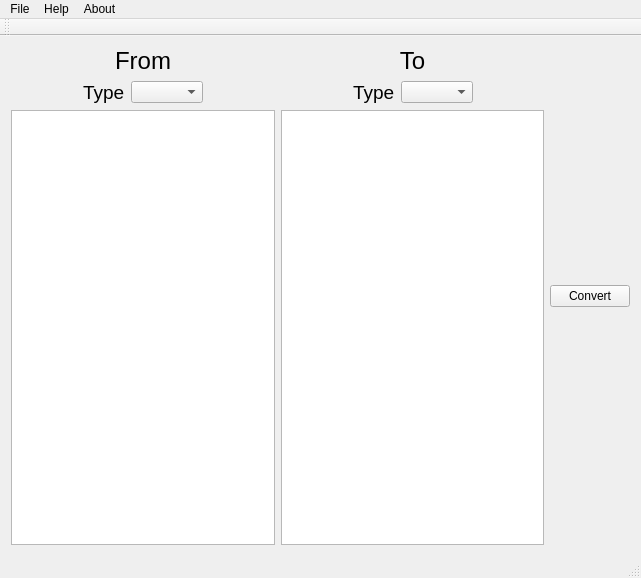
<?xml version="1.0" encoding="UTF-8"?>
<ui version="4.0">
 <class>MainWindow</class>
 <widget class="QMainWindow" name="MainWindow">
  <property name="geometry">
   <rect>
    <x>0</x>
    <y>0</y>
    <width>641</width>
    <height>578</height>
   </rect>
  </property>
  <property name="windowTitle">
   <string>MainWindow</string>
  </property>
  <widget class="QWidget" name="centralWidget">
   <layout class="QHBoxLayout" name="horizontalLayout_3">
    <item>
     <layout class="QVBoxLayout" name="verticalLayout">
      <item>
       <widget class="QLabel" name="FromLabel">
        <property name="text">
         <string>&lt;html&gt;&lt;head/&gt;&lt;body&gt;&lt;p align=&quot;center&quot;&gt;&lt;span style=&quot; font-size:18pt;&quot;&gt;From&lt;/span&gt;&lt;/p&gt;&lt;/body&gt;&lt;/html&gt;</string>
        </property>
       </widget>
      </item>
      <item>
       <layout class="QHBoxLayout" name="horizontalLayout">
        <item>
         <spacer name="horizontalSpacer">
          <property name="orientation">
           <enum>Qt::Horizontal</enum>
          </property>
          <property name="sizeHint" stdset="0">
           <size>
            <width>40</width>
            <height>20</height>
           </size>
          </property>
         </spacer>
        </item>
        <item>
         <widget class="QLabel" name="TypeFromLabel">
          <property name="text">
           <string>&lt;html&gt;&lt;head/&gt;&lt;body&gt;&lt;p&gt;&lt;span style=&quot; font-size:14pt;&quot;&gt;Type&lt;/span&gt;&lt;/p&gt;&lt;/body&gt;&lt;/html&gt;</string>
          </property>
         </widget>
        </item>
        <item>
         <widget class="QComboBox" name="FromTypeComboBox"/>
        </item>
        <item>
         <spacer name="horizontalSpacer_2">
          <property name="orientation">
           <enum>Qt::Horizontal</enum>
          </property>
          <property name="sizeHint" stdset="0">
           <size>
            <width>40</width>
            <height>20</height>
           </size>
          </property>
         </spacer>
        </item>
       </layout>
      </item>
      <item>
       <widget class="QPlainTextEdit" name="FromPlainTextEdit"/>
      </item>
     </layout>
    </item>
    <item>
     <layout class="QVBoxLayout" name="verticalLayout_2">
      <item>
       <widget class="QLabel" name="ToLabel">
        <property name="text">
         <string>&lt;html&gt;&lt;head/&gt;&lt;body&gt;&lt;p align=&quot;center&quot;&gt;&lt;span style=&quot; font-size:18pt;&quot;&gt;To&lt;/span&gt;&lt;/p&gt;&lt;/body&gt;&lt;/html&gt;</string>
        </property>
       </widget>
      </item>
      <item>
       <layout class="QHBoxLayout" name="horizontalLayout_2">
        <item>
         <spacer name="horizontalSpacer_3">
          <property name="orientation">
           <enum>Qt::Horizontal</enum>
          </property>
          <property name="sizeHint" stdset="0">
           <size>
            <width>40</width>
            <height>20</height>
           </size>
          </property>
         </spacer>
        </item>
        <item>
         <widget class="QLabel" name="ToTypeLabel">
          <property name="text">
           <string>&lt;html&gt;&lt;head/&gt;&lt;body&gt;&lt;p&gt;&lt;span style=&quot; font-size:14pt;&quot;&gt;Type&lt;/span&gt;&lt;/p&gt;&lt;/body&gt;&lt;/html&gt;</string>
          </property>
         </widget>
        </item>
        <item>
         <widget class="QComboBox" name="ToTypeComboBox"/>
        </item>
        <item>
         <spacer name="horizontalSpacer_4">
          <property name="orientation">
           <enum>Qt::Horizontal</enum>
          </property>
          <property name="sizeHint" stdset="0">
           <size>
            <width>40</width>
            <height>20</height>
           </size>
          </property>
         </spacer>
        </item>
       </layout>
      </item>
      <item>
       <widget class="QPlainTextEdit" name="ToPlainTextEdit"/>
      </item>
     </layout>
    </item>
    <item>
     <widget class="QPushButton" name="ConvertPushButton">
      <property name="text">
       <string>Convert</string>
      </property>
     </widget>
    </item>
   </layout>
  </widget>
  <widget class="QMenuBar" name="menuBar">
   <property name="geometry">
    <rect>
     <x>0</x>
     <y>0</y>
     <width>641</width>
     <height>19</height>
    </rect>
   </property>
   <widget class="QMenu" name="menuFile">
    <property name="title">
     <string>File</string>
    </property>
    <addaction name="actionExit"/>
   </widget>
   <widget class="QMenu" name="menuHelp">
    <property name="title">
     <string>Help</string>
    </property>
   </widget>
   <widget class="QMenu" name="menuAbout">
    <property name="title">
     <string>About</string>
    </property>
    <addaction name="actionAbout_Qt"/>
   </widget>
   <addaction name="menuFile"/>
   <addaction name="menuHelp"/>
   <addaction name="menuAbout"/>
  </widget>
  <widget class="QToolBar" name="mainToolBar">
   <attribute name="toolBarArea">
    <enum>TopToolBarArea</enum>
   </attribute>
   <attribute name="toolBarBreak">
    <bool>false</bool>
   </attribute>
  </widget>
  <widget class="QStatusBar" name="statusBar"/>
  <action name="actionAbout_Qt">
   <property name="text">
    <string>About Qt</string>
   </property>
  </action>
  <action name="actionExit">
   <property name="text">
    <string>Exit</string>
   </property>
   <property name="toolTip">
    <string>Close the application.</string>
   </property>
   <property name="shortcut">
    <string>Ctrl+Q</string>
   </property>
  </action>
 </widget>
 <layoutdefault spacing="6" margin="11"/>
 <resources/>
 <connections/>
</ui>
